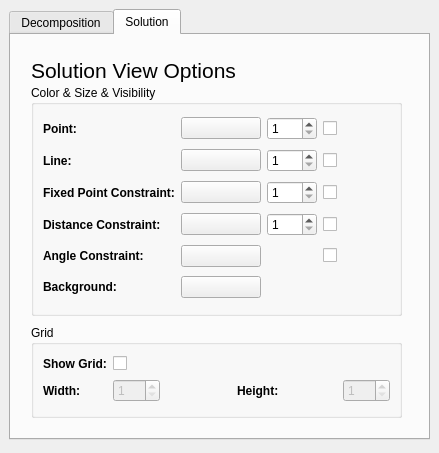
<ui version="4.0" >
 <class>viewsForm</class>
 <widget class="QWidget" name="viewsForm" >
  <property name="geometry" >
   <rect>
    <x>0</x>
    <y>0</y>
    <width>439</width>
    <height>453</height>
   </rect>
  </property>
  <property name="windowTitle" >
   <string>Form</string>
  </property>
  <widget class="QTabWidget" name="tabWidget" >
   <property name="geometry" >
    <rect>
     <x>9</x>
     <y>9</y>
     <width>421</width>
     <height>431</height>
    </rect>
   </property>
   <property name="tabPosition" >
    <enum>QTabWidget::North</enum>
   </property>
   <property name="tabShape" >
    <enum>QTabWidget::Rounded</enum>
   </property>
   <property name="currentIndex" >
    <number>1</number>
   </property>
   <widget class="QWidget" name="compositionTab" >
    <attribute name="title" >
     <string>Decomposition</string>
    </attribute>
    <widget class="QGroupBox" name="treeGroupBox" >
     <property name="geometry" >
      <rect>
       <x>10</x>
       <y>60</y>
       <width>399</width>
       <height>150</height>
      </rect>
     </property>
     <property name="maximumSize" >
      <size>
       <width>16777215</width>
       <height>150</height>
      </size>
     </property>
     <property name="title" >
      <string>Tree Visualisation</string>
     </property>
     <widget class="QLabel" name="label" >
      <property name="geometry" >
       <rect>
        <x>11</x>
        <y>48</y>
        <width>151</width>
        <height>22</height>
       </rect>
      </property>
      <property name="font" >
       <font>
        <pointsize>9</pointsize>
        <weight>75</weight>
        <bold>true</bold>
       </font>
      </property>
      <property name="text" >
       <string>Alignment:</string>
      </property>
     </widget>
     <widget class="QComboBox" name="alignTreeComboBox" >
      <property name="geometry" >
       <rect>
        <x>120</x>
        <y>50</y>
        <width>93</width>
        <height>22</height>
       </rect>
      </property>
      <property name="maximumSize" >
       <size>
        <width>100</width>
        <height>16777215</height>
       </size>
      </property>
      <item>
       <property name="text" >
        <string>Top</string>
       </property>
      </item>
      <item>
       <property name="text" >
        <string>Bottom</string>
       </property>
      </item>
      <item>
       <property name="text" >
        <string>Right</string>
       </property>
      </item>
      <item>
       <property name="text" >
        <string>Left</string>
       </property>
      </item>
     </widget>
     <widget class="QRadioButton" name="radioConnectionButton" >
      <property name="geometry" >
       <rect>
        <x>120</x>
        <y>90</y>
        <width>56</width>
        <height>23</height>
       </rect>
      </property>
      <property name="minimumSize" >
       <size>
        <width>0</width>
        <height>0</height>
       </size>
      </property>
      <property name="text" >
       <string>Lines</string>
      </property>
     </widget>
     <widget class="QLabel" name="label_2" >
      <property name="geometry" >
       <rect>
        <x>10</x>
        <y>80</y>
        <width>85</width>
        <height>41</height>
       </rect>
      </property>
      <property name="font" >
       <font>
        <pointsize>9</pointsize>
        <weight>75</weight>
        <bold>true</bold>
       </font>
      </property>
      <property name="text" >
       <string>Connection:</string>
      </property>
     </widget>
     <widget class="QRadioButton" name="radioCurvedButton" >
      <property name="geometry" >
       <rect>
        <x>190</x>
        <y>90</y>
        <width>67</width>
        <height>23</height>
       </rect>
      </property>
      <property name="minimumSize" >
       <size>
        <width>0</width>
        <height>0</height>
       </size>
      </property>
      <property name="text" >
       <string>Curved</string>
      </property>
     </widget>
    </widget>
    <widget class="QLabel" name="label_10" >
     <property name="geometry" >
      <rect>
       <x>10</x>
       <y>10</y>
       <width>399</width>
       <height>30</height>
      </rect>
     </property>
     <property name="maximumSize" >
      <size>
       <width>16777215</width>
       <height>30</height>
      </size>
     </property>
     <property name="font" >
      <font>
       <pointsize>16</pointsize>
       <weight>50</weight>
       <bold>false</bold>
      </font>
     </property>
     <property name="text" >
      <string>Decomposition View Options</string>
     </property>
    </widget>
   </widget>
   <widget class="QWidget" name="solutionTab" >
    <attribute name="title" >
     <string>Solution</string>
    </attribute>
    <widget class="QLabel" name="label_11" >
     <property name="geometry" >
      <rect>
       <x>20</x>
       <y>20</y>
       <width>371</width>
       <height>30</height>
      </rect>
     </property>
     <property name="maximumSize" >
      <size>
       <width>16777215</width>
       <height>30</height>
      </size>
     </property>
     <property name="font" >
      <font>
       <pointsize>16</pointsize>
       <weight>50</weight>
       <bold>false</bold>
      </font>
     </property>
     <property name="text" >
      <string>Solution View Options</string>
     </property>
    </widget>
    <widget class="QGroupBox" name="gridGroupBox" >
     <property name="geometry" >
      <rect>
       <x>20</x>
       <y>290</y>
       <width>371</width>
       <height>93</height>
      </rect>
     </property>
     <property name="title" >
      <string>Grid</string>
     </property>
     <layout class="QGridLayout" >
      <property name="leftMargin" >
       <number>9</number>
      </property>
      <property name="topMargin" >
       <number>9</number>
      </property>
      <property name="rightMargin" >
       <number>9</number>
      </property>
      <property name="bottomMargin" >
       <number>9</number>
      </property>
      <property name="horizontalSpacing" >
       <number>6</number>
      </property>
      <property name="verticalSpacing" >
       <number>6</number>
      </property>
      <item row="1" column="4" >
       <widget class="QSpinBox" name="svGridHeightSpin" >
        <property name="enabled" >
         <bool>false</bool>
        </property>
        <property name="maximumSize" >
         <size>
          <width>60</width>
          <height>16777215</height>
         </size>
        </property>
        <property name="toolTip" >
         <string>Height of one cell</string>
        </property>
        <property name="minimum" >
         <number>1</number>
        </property>
        <property name="maximum" >
         <number>999</number>
        </property>
       </widget>
      </item>
      <item row="0" column="0" >
       <widget class="QLabel" name="label_8" >
        <property name="font" >
         <font>
          <weight>75</weight>
          <bold>true</bold>
         </font>
        </property>
        <property name="text" >
         <string>Show Grid:</string>
        </property>
       </widget>
      </item>
      <item row="1" column="0" >
       <widget class="QLabel" name="label_12" >
        <property name="font" >
         <font>
          <weight>75</weight>
          <bold>true</bold>
         </font>
        </property>
        <property name="text" >
         <string>Width:</string>
        </property>
       </widget>
      </item>
      <item row="1" column="3" >
       <widget class="QLabel" name="label_13" >
        <property name="minimumSize" >
         <size>
          <width>100</width>
          <height>0</height>
         </size>
        </property>
        <property name="maximumSize" >
         <size>
          <width>16777215</width>
          <height>16777215</height>
         </size>
        </property>
        <property name="font" >
         <font>
          <weight>75</weight>
          <bold>true</bold>
         </font>
        </property>
        <property name="text" >
         <string>Height:</string>
        </property>
       </widget>
      </item>
      <item row="0" column="1" >
       <widget class="QCheckBox" name="svShowgrid" >
        <property name="toolTip" >
         <string>Grid visibility</string>
        </property>
        <property name="text" >
         <string/>
        </property>
        <property name="checked" >
         <bool>false</bool>
        </property>
       </widget>
      </item>
      <item row="1" column="1" >
       <widget class="QSpinBox" name="svGridWidthSpin" >
        <property name="enabled" >
         <bool>false</bool>
        </property>
        <property name="maximumSize" >
         <size>
          <width>60</width>
          <height>16777215</height>
         </size>
        </property>
        <property name="toolTip" >
         <string>Width of one cell</string>
        </property>
        <property name="suffix" >
         <string/>
        </property>
        <property name="minimum" >
         <number>1</number>
        </property>
        <property name="maximum" >
         <number>999</number>
        </property>
       </widget>
      </item>
      <item row="1" column="2" >
       <spacer>
        <property name="orientation" >
         <enum>Qt::Horizontal</enum>
        </property>
        <property name="sizeHint" >
         <size>
          <width>20</width>
          <height>20</height>
         </size>
        </property>
       </spacer>
      </item>
     </layout>
    </widget>
    <widget class="QGroupBox" name="colorsizeGroupBox" >
     <property name="geometry" >
      <rect>
       <x>20</x>
       <y>50</y>
       <width>371</width>
       <height>231</height>
      </rect>
     </property>
     <property name="title" >
      <string>Color &amp;&amp; Size &amp;&amp; Visibility</string>
     </property>
     <layout class="QGridLayout" >
      <item row="0" column="0" >
       <widget class="QLabel" name="label_3" >
        <property name="font" >
         <font>
          <pointsize>9</pointsize>
          <weight>75</weight>
          <bold>true</bold>
         </font>
        </property>
        <property name="text" >
         <string>Point:</string>
        </property>
       </widget>
      </item>
      <item row="0" column="1" >
       <widget class="QPushButton" name="svPointClrButton" >
        <property name="minimumSize" >
         <size>
          <width>80</width>
          <height>0</height>
         </size>
        </property>
        <property name="maximumSize" >
         <size>
          <width>100</width>
          <height>16777215</height>
         </size>
        </property>
        <property name="toolTip" >
         <string>Point color</string>
        </property>
        <property name="text" >
         <string/>
        </property>
        <property name="flat" >
         <bool>false</bool>
        </property>
       </widget>
      </item>
      <item row="0" column="2" >
       <widget class="QSpinBox" name="svPointSizeSpin" >
        <property name="maximumSize" >
         <size>
          <width>50</width>
          <height>16777215</height>
         </size>
        </property>
        <property name="toolTip" >
         <string>Radius of the point</string>
        </property>
        <property name="minimum" >
         <number>1</number>
        </property>
       </widget>
      </item>
      <item row="0" column="3" >
       <widget class="QCheckBox" name="vPoint" >
        <property name="text" >
         <string/>
        </property>
       </widget>
      </item>
      <item row="1" column="0" >
       <widget class="QLabel" name="label_14" >
        <property name="font" >
         <font>
          <pointsize>9</pointsize>
          <weight>75</weight>
          <bold>true</bold>
         </font>
        </property>
        <property name="text" >
         <string>Line:</string>
        </property>
       </widget>
      </item>
      <item row="1" column="1" >
       <widget class="QPushButton" name="svDistanceClrButton" >
        <property name="maximumSize" >
         <size>
          <width>100</width>
          <height>16777215</height>
         </size>
        </property>
        <property name="toolTip" >
         <string>Line color</string>
        </property>
        <property name="text" >
         <string/>
        </property>
        <property name="flat" >
         <bool>false</bool>
        </property>
       </widget>
      </item>
      <item row="1" column="2" >
       <widget class="QSpinBox" name="svLineSizeSpin" >
        <property name="maximumSize" >
         <size>
          <width>50</width>
          <height>16777215</height>
         </size>
        </property>
        <property name="toolTip" >
         <string>Radius of line</string>
        </property>
        <property name="minimum" >
         <number>1</number>
        </property>
       </widget>
      </item>
      <item row="1" column="3" >
       <widget class="QCheckBox" name="vLine" >
        <property name="text" >
         <string/>
        </property>
       </widget>
      </item>
      <item row="2" column="0" >
       <widget class="QLabel" name="label_9" >
        <property name="font" >
         <font>
          <pointsize>9</pointsize>
          <weight>75</weight>
          <bold>true</bold>
         </font>
        </property>
        <property name="text" >
         <string>Fixed Point Constraint:</string>
        </property>
       </widget>
      </item>
      <item row="2" column="1" >
       <widget class="QPushButton" name="svfPointClrButton" >
        <property name="maximumSize" >
         <size>
          <width>100</width>
          <height>16777215</height>
         </size>
        </property>
        <property name="toolTip" >
         <string>Fixed point constraint color</string>
        </property>
        <property name="text" >
         <string/>
        </property>
        <property name="flat" >
         <bool>false</bool>
        </property>
       </widget>
      </item>
      <item row="2" column="2" >
       <widget class="QSpinBox" name="svfPointSizeSpin" >
        <property name="maximumSize" >
         <size>
          <width>50</width>
          <height>16777215</height>
         </size>
        </property>
        <property name="toolTip" >
         <string>Radius of the fixed point constraint</string>
        </property>
        <property name="minimum" >
         <number>1</number>
        </property>
       </widget>
      </item>
      <item row="2" column="3" >
       <widget class="QCheckBox" name="vfPoint" >
        <property name="text" >
         <string/>
        </property>
       </widget>
      </item>
      <item row="3" column="0" >
       <widget class="QLabel" name="label_4" >
        <property name="font" >
         <font>
          <pointsize>9</pointsize>
          <weight>75</weight>
          <bold>true</bold>
         </font>
        </property>
        <property name="text" >
         <string>Distance Constraint:</string>
        </property>
       </widget>
      </item>
      <item row="3" column="1" >
       <widget class="QPushButton" name="svdConstraintClrButton" >
        <property name="maximumSize" >
         <size>
          <width>100</width>
          <height>16777215</height>
         </size>
        </property>
        <property name="toolTip" >
         <string>Distance constraint color</string>
        </property>
        <property name="text" >
         <string/>
        </property>
        <property name="flat" >
         <bool>false</bool>
        </property>
       </widget>
      </item>
      <item row="3" column="2" >
       <widget class="QSpinBox" name="svDistanceSizeSpin" >
        <property name="maximumSize" >
         <size>
          <width>50</width>
          <height>16777215</height>
         </size>
        </property>
        <property name="toolTip" >
         <string>Radius of distance constraint</string>
        </property>
        <property name="minimum" >
         <number>1</number>
        </property>
       </widget>
      </item>
      <item row="3" column="3" >
       <widget class="QCheckBox" name="vDistance" >
        <property name="text" >
         <string/>
        </property>
       </widget>
      </item>
      <item row="4" column="0" >
       <widget class="QLabel" name="label_5" >
        <property name="font" >
         <font>
          <pointsize>9</pointsize>
          <weight>75</weight>
          <bold>true</bold>
         </font>
        </property>
        <property name="text" >
         <string>Angle Constraint:</string>
        </property>
       </widget>
      </item>
      <item row="4" column="1" >
       <widget class="QPushButton" name="svAngleClrButton" >
        <property name="maximumSize" >
         <size>
          <width>100</width>
          <height>16777215</height>
         </size>
        </property>
        <property name="toolTip" >
         <string>Angle constraint color</string>
        </property>
        <property name="text" >
         <string/>
        </property>
        <property name="flat" >
         <bool>false</bool>
        </property>
       </widget>
      </item>
      <item row="4" column="3" >
       <widget class="QCheckBox" name="vAngle" >
        <property name="text" >
         <string/>
        </property>
       </widget>
      </item>
      <item row="5" column="0" >
       <widget class="QLabel" name="label_7" >
        <property name="font" >
         <font>
          <pointsize>9</pointsize>
          <weight>75</weight>
          <bold>true</bold>
         </font>
        </property>
        <property name="text" >
         <string>Background:</string>
        </property>
       </widget>
      </item>
      <item row="5" column="1" >
       <widget class="QPushButton" name="svBgClrButton" >
        <property name="maximumSize" >
         <size>
          <width>100</width>
          <height>16777215</height>
         </size>
        </property>
        <property name="toolTip" >
         <string>Background color</string>
        </property>
        <property name="text" >
         <string/>
        </property>
        <property name="flat" >
         <bool>false</bool>
        </property>
       </widget>
      </item>
     </layout>
    </widget>
   </widget>
  </widget>
 </widget>
 <resources/>
 <connections>
  <connection>
   <sender>svShowgrid</sender>
   <signal>toggled(bool)</signal>
   <receiver>svGridHeightSpin</receiver>
   <slot>setEnabled(bool)</slot>
   <hints>
    <hint type="sourcelabel" >
     <x>151</x>
     <y>361</y>
    </hint>
    <hint type="destinationlabel" >
     <x>363</x>
     <y>391</y>
    </hint>
   </hints>
  </connection>
  <connection>
   <sender>svShowgrid</sender>
   <signal>toggled(bool)</signal>
   <receiver>svGridWidthSpin</receiver>
   <slot>setEnabled(bool)</slot>
   <hints>
    <hint type="sourcelabel" >
     <x>151</x>
     <y>361</y>
    </hint>
    <hint type="destinationlabel" >
     <x>151</x>
     <y>391</y>
    </hint>
   </hints>
  </connection>
 </connections>
</ui>
